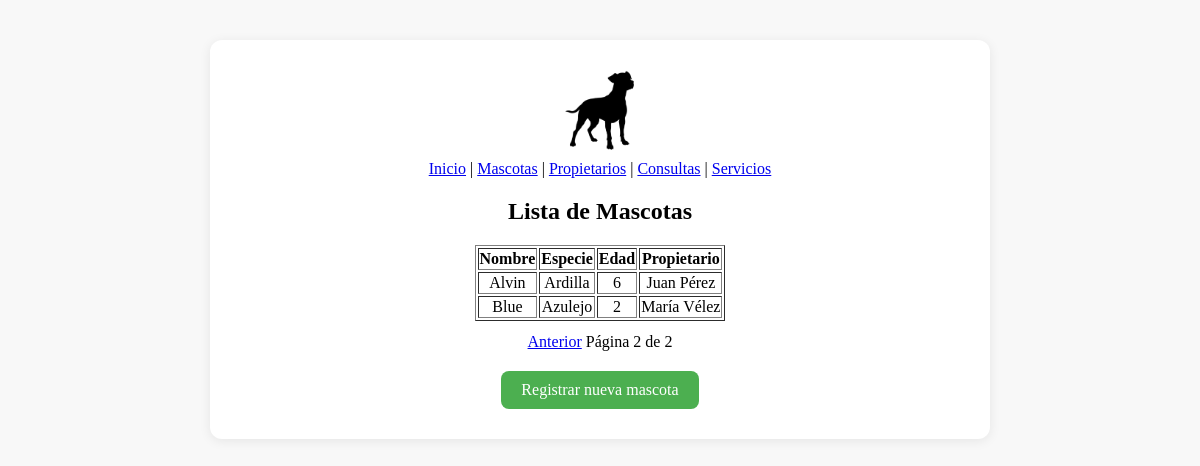
/pets/?page=2, run on the app's committed database.
### pets/models.py (models this page shows, shortened)
class Pet(models.Model):
    name = models.CharField(max_length=100)
    species = models.CharField(max_length=50)
    age = models.PositiveIntegerField()
    owner = models.ForeignKey(Owner, on_delete=models.CASCADE)

### owners/models.py (models this page shows, shortened)
class Owner(models.Model):
    name = models.CharField(max_length=100)
    phone = models.CharField(max_length=15)
    email = models.EmailField()

### pets/views.py (the view)
# urls.py: path('', views.pet_list, name='pet_list'),
def pet_list(request):
    pets = Pet.objects.all().order_by('id')
    paginator = Paginator(pets, 10)
    page_number = request.GET.get('page')
    page_obj = paginator.get_page(page_number)
    return render(request, 'pets/pet_list.html', {'page_obj': page_obj})

### templates/pets/pet_list.html (shortened to what this page needs)
{% extends 'base.html' %}
{% block content %}
<h2>Lista de Mascotas</h2>
<table border="1">
    <tr>
        <th>Nombre</th>
        <th>Especie</th>
        <th>Edad</th>
        <th>Propietario</th>
    </tr>
    {% for pet in page_obj %}
    <tr>
        <td>{{ pet.name }}</td>
        <td>{{ pet.species }}</td>
        <td>{{ pet.age }}</td>
        <td>{{ pet.owner.name }}</td>
    </tr>
    {% endfor %}
</table>
<div style="margin-top: 12px;">
    {% if page_obj.has_previous %}
        <a href="?page={{ page_obj.previous_page_number }}">Anterior</a>
    {% endif %}
    Página {{ page_obj.number }} de {{ page_obj.paginator.num_pages }}
</div>
<div style="margin-top: 20px;">
    <a href="{% url 'pet_register' %}" style="display:inline-block; padding:10px 20px; background:#4CAF50; color:#fff; text-decoration:none; border-radius:8px;">Registrar nueva mascota</a>
</div>
{% endblock %}

### templates/base.html (style rules this page uses)
body { background: #f8f8f8; }
table { margin: 0 auto; }

### data on the page
Pet: name "Alvin", species "Ardilla", age "6", owner.name "Juan Pérez"
Pet: name "Blue", species "Azulejo", age "2", owner.name "María Vélez"

### other printed values
{{ page_obj.number }} "2"
{{ page_obj.paginator.num_pages }} "2"
